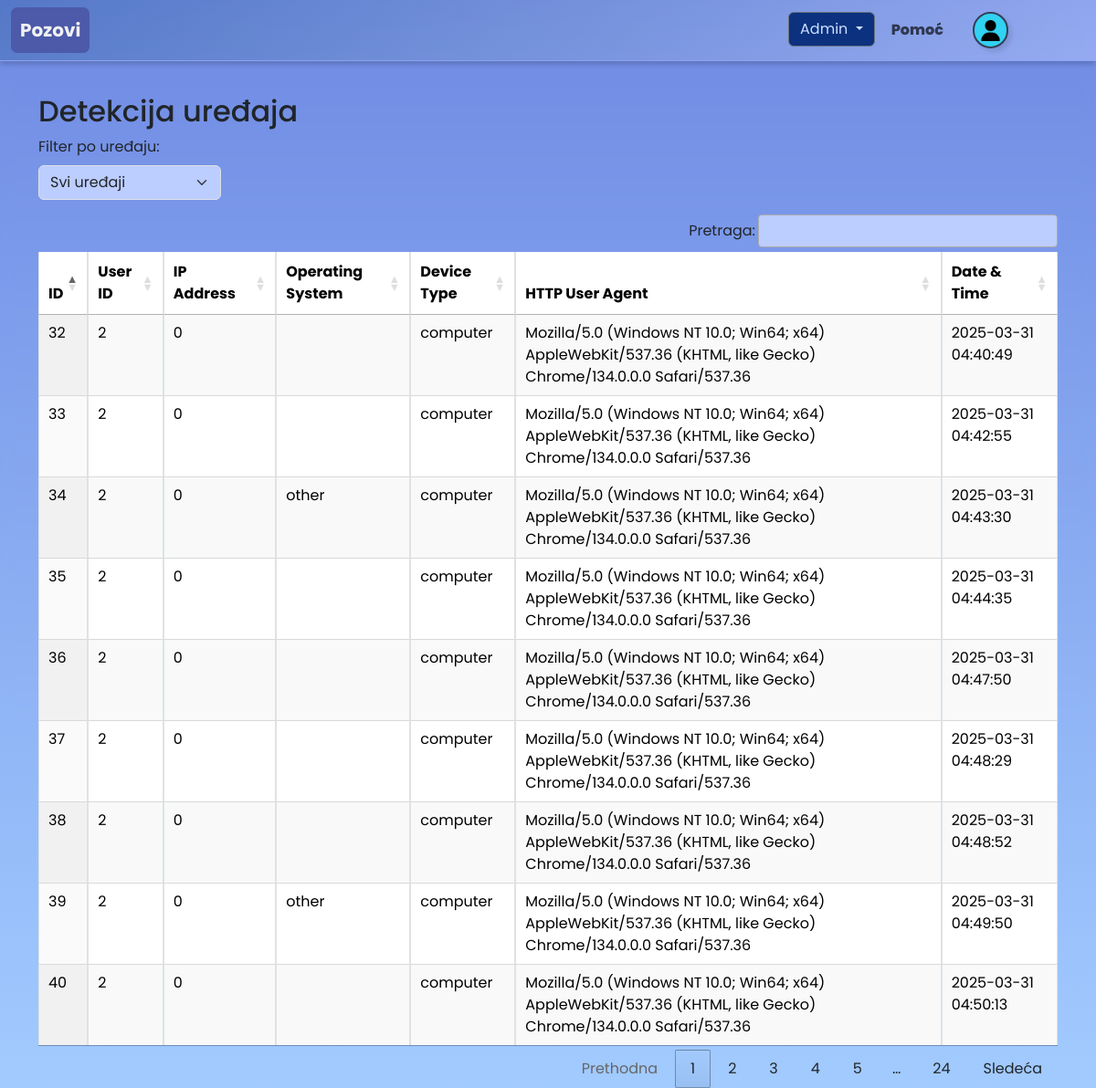
Screenshot of /admin_detects.php (signed in) with the database file from the repository.
### tables this page shows
CREATE TABLE `detects` (
  `id_detect` int(11) NOT NULL,
  `user_id` int(11) NOT NULL,
  `ip_address` varchar(255) NOT NULL,
  `operating_system` enum('android','ios','other','windows') NOT NULL,
  `device_type` enum('phone','tablet','computer') NOT NULL,
  `http_user_agent` varchar(255) NOT NULL,
  `date_time` datetime NOT NULL DEFAULT current_timestamp()
);

### admin_detects.php (the view, shortened to what this page needs)
<?php
require_once 'includes/db_config.php';
?>
<!DOCTYPE html>
<html lang="en">
<head>
    <link href="https://cdn.jsdelivr.net/npm/bootstrap@5.3.3/dist/css/bootstrap.min.css" rel="stylesheet">
    <link rel="stylesheet" href="css.css">
    <link rel="stylesheet" href="https://cdn.datatables.net/1.13.4/css/jquery.dataTables.min.css">
</head>
<body>
    <?php include 'templates/header.php'; ?>
    <div class="container mt-3">
        <h2>Detekcija uređaja</h2>
        <table id="detectsTable" class="display table table-bordered table-striped" style="width:100%">
            <div class="mb-3">
                <label for="deviceTypeFilter" class="form-label">Filter po uređaju:</label>
                <select id="deviceTypeFilter" class="form-select" style="width: 200px;">
                    <option value="">Svi uređaji</option>
                </select>
            </div>
            <thead>
                <tr>
                    <th>ID</th>
                    <th>User ID</th>
                    <th>IP Address</th>
                    <th>Operating System</th>
                    <th>Device Type</th>
                    <th>HTTP User Agent</th>
                    <th>Date & Time</th>
                </tr>
            </thead>
            <tbody>
                <?php
                try {
                    $stmt = $pdo->query("SELECT * FROM detects");
                    while ($row = $stmt->fetch(PDO::FETCH_ASSOC)) {
                        $isValidIp = filter_var($row['ip_address'], FILTER_VALIDATE_IP);
                        echo "<tr>";
                        echo "<td>" . htmlspecialchars($row['id_detect']) . "</td>";
                        echo "<td>" . htmlspecialchars($row['user_id']) . "</td>";
                        if ($isValidIp && $row['ip_address'] !== "::1") {
                            echo "<td><a href='javascript:void(0)' class='ip-address'>" . htmlspecialchars($row['ip_address']) . "</a></td>";
                        } else {
                            echo "<td>" . htmlspecialchars($row['ip_address']) . "</td>";
                        }
                        echo "<td>" . htmlspecialchars($row['operating_system']) . "</td>";
                        echo "<td>" . htmlspecialchars($row['device_type']) . "</td>";
                        echo "<td>" . htmlspecialchars($row['http_user_agent']) . "</td>";
                        echo "<td>" . htmlspecialchars($row['date_time']) . "</td>";
                        echo "</tr>";
                    }
                } catch (PDOException $e) {
                    echo "Greška u povezivanju sa bazom: " . $e->getMessage();
                }
                ?>
            </tbody>
        </table>
    </div>
</body>
</html>

### templates/header.php (shortened to what this page needs)
<nav class="navbar navbar-expand-lg navbar-light fixed-top glavniNav">
    <div class="container-fluid">
        <a class="navbar-brand home" href="index.php">Pozovi</a>
        <div class="collapse navbar-collapse d-none d-lg-block" id="navbarNav">
            <ul class="navbar-nav ms-auto">
                <?php if(isset($_SESSION['user_id'])): ?>
                    <?php if($_SESSION['role'] == "admin"): ?>
                        <div class="dropdown">
                            <button class="btn btn-outline-secondary dropdown-toggle" type="button" id="dropdownMenuButton2" data-bs-toggle="dropdown" aria-expanded="false">
                                Admin
                            </button>
                        </div>
                    <?php endif; ?>
                    <li class="nav-item"><a class="nav-link" href="help.php">Pomoć</a></li>
                    <li class="nav-item ms-4">
                        <button class="btn btn-primary" type="button" id="userButton" data-bs-toggle="dropdown" data-bs-auto-close="outside" aria-expanded="false">
                            <img src="images/user.png" alt="user icon" width="23px" height="23px">
                        </button>
                    </li>
                <?php else: ?>
                    <li class="nav-item"><a class="nav-link" href="login.php">Prijavi se</a></li>
                    <li class="nav-item"><a class="nav-link" href="register.php">Registruj se</a></li>
                <?php endif; ?>
            </ul>
        </div>
    </div>
</nav>

### css.css (style rules this page uses)
body { padding-top: 87px; min-height: 100vh; background: linear-gradient(180deg, #6f8ae3, #a2cbff); background-size: cover; background-repeat: no-repeat; background-position: center; background-attachment: fixed; font-family: 'Poppins', sans-serif; }
body::before { content: ""; position: fixed; top: 0; left: 0; height: 100vh; width: 100vw; background-color: rgba(255, 255, 255, 0.0); backdrop-filter: blur(7px); z-index: -1; }
.glavniNav { background: linear-gradient(135deg, rgba(41, 90, 150, 0.37), rgba(188, 203, 255, 0.47)); padding-right: 7%; font-weight: 800; border-bottom: 1px solid #8ea3f3; box-shadow: 0 3px 6px rgba(0, 0, 0, 0.2); }
.navbar-nav .nav-link { position: relative; padding-bottom: 4px; transition: color 0.3s ease; }
.navbar-nav .nav-link::after { content: ''; position: absolute; left: 0; bottom: 0; height: 1px; width: 92%; background-color: #082a5d; opacity: 0; transition: opacity 0.3s ease-in-out; }
a.home { background-color: rgb(76, 90, 169); color:rgb(241, 241, 241); font-weight: bold; padding: 10px; border-radius: 7px; }
#dropdownMenuButton2 { margin-right: 10px; color: #cae0ff; background-color: rgb(12, 49, 126);; }
.btn-primary { background-color: #0947a2; }
.form-select { background-color: #bccdff; }
#userButton { padding: 6px; border: 2px solid #373e57; border-radius:77px; background-color: #31d2f2; box-shadow: 4px 4px 5px rgba(0, 0, 0, 0.1); transition: transform 0.2s ease; }

### rows the page displays
detects: id_detect "32", user "2", ip_address "0", device_type "computer", http_user_agent "Mozilla/5.0 (Windows NT 10.0; Win64; x64) AppleWebKit/537.36 (KHTML, like Gecko) Chrome/134.0.0.0 Safari/537.36", date_time "2025-03-31 04:40:49"
detects: id_detect "33", user "2", ip_address "0", device_type "computer", http_user_agent "Mozilla/5.0 (Windows NT 10.0; Win64; x64) AppleWebKit/537.36 (KHTML, like Gecko) Chrome/134.0.0.0 Safari/537.36", date_time "2025-03-31 04:42:55"
detects: id_detect "34", user "2", ip_address "0", operating_system "other", device_type "computer", http_user_agent "Mozilla/5.0 (Windows NT 10.0; Win64; x64) AppleWebKit/537.36 (KHTML, like Gecko) Chrome/134.0.0.0 Safari/537.36", date_time "2025-03-31 04:43:30"
detects: id_detect "35", user "2", ip_address "0", device_type "computer", http_user_agent "Mozilla/5.0 (Windows NT 10.0; Win64; x64) AppleWebKit/537.36 (KHTML, like Gecko) Chrome/134.0.0.0 Safari/537.36", date_time "2025-03-31 04:44:35"
detects: id_detect "36", user "2", ip_address "0", device_type "computer", http_user_agent "Mozilla/5.0 (Windows NT 10.0; Win64; x64) AppleWebKit/537.36 (KHTML, like Gecko) Chrome/134.0.0.0 Safari/537.36", date_time "2025-03-31 04:47:50"
detects: id_detect "37", user "2", ip_address "0", device_type "computer", http_user_agent "Mozilla/5.0 (Windows NT 10.0; Win64; x64) AppleWebKit/537.36 (KHTML, like Gecko) Chrome/134.0.0.0 Safari/537.36", date_time "2025-03-31 04:48:29"
detects: id_detect "38", user "2", ip_address "0", device_type "computer", http_user_agent "Mozilla/5.0 (Windows NT 10.0; Win64; x64) AppleWebKit/537.36 (KHTML, like Gecko) Chrome/134.0.0.0 Safari/537.36", date_time "2025-03-31 04:48:52"
detects: id_detect "39", user "2", ip_address "0", operating_system "other", device_type "computer", http_user_agent "Mozilla/5.0 (Windows NT 10.0; Win64; x64) AppleWebKit/537.36 (KHTML, like Gecko) Chrome/134.0.0.0 Safari/537.36", date_time "2025-03-31 04:49:50"
detects: id_detect "40", user "2", ip_address "0", device_type "computer", http_user_agent "Mozilla/5.0 (Windows NT 10.0; Win64; x64) AppleWebKit/537.36 (KHTML, like Gecko) Chrome/134.0.0.0 Safari/537.36", date_time "2025-03-31 04:50:13"
